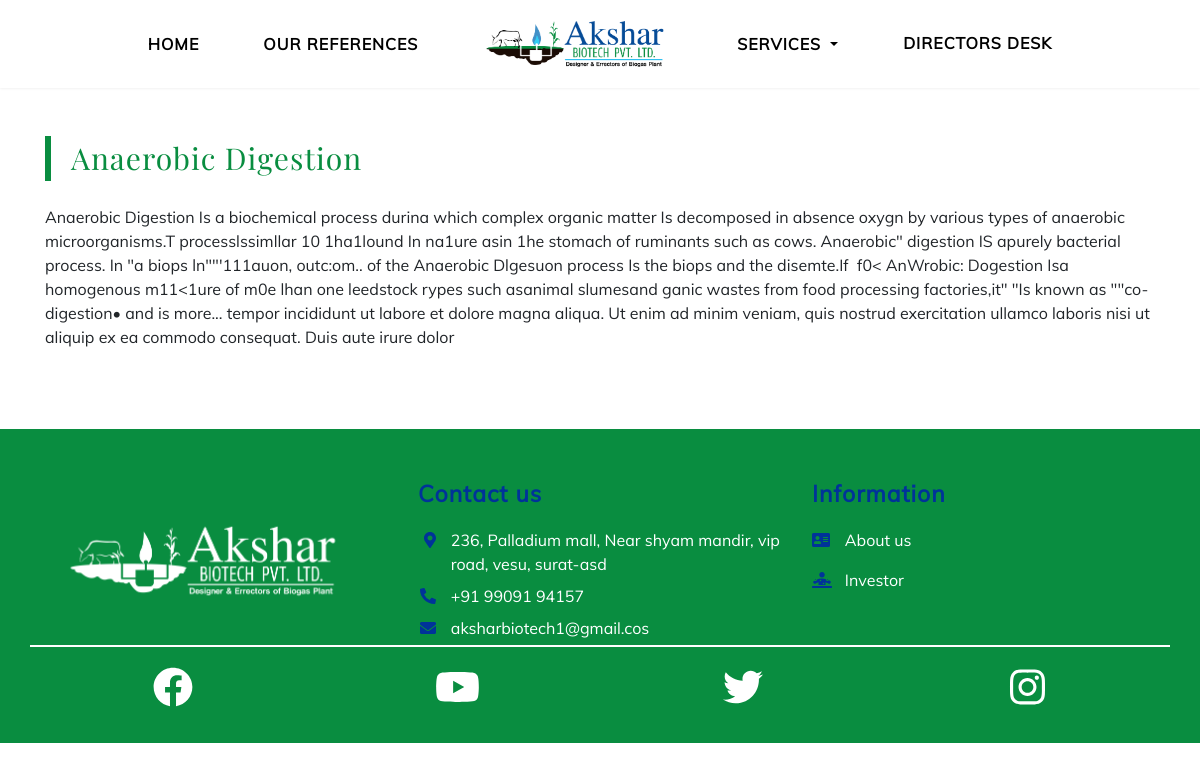
Screenshot of /blog2.php?id=4 with the database file from the repository.
### tables this page shows
CREATE TABLE `post` (
  `post_id` int(10) NOT NULL,
  `post_title` varchar(30) NOT NULL,
  `post_desc` text NOT NULL,
  `post_image` varchar(30) NOT NULL,
  `post_date` varchar(30) NOT NULL,
  `post_add_by` varchar(30) NOT NULL,
  `post_rank` int(10) NOT NULL
);

CREATE TABLE `setting` (
  `setting_id` int(11) NOT NULL,
  `setting_location` varchar(100) NOT NULL,
  `setting_contect` varchar(15) NOT NULL,
  `setting_email` varchar(30) NOT NULL
);

### blog2.php (the view)
<!DOCTYPE html>
<html>
<?php include "header.php"; ?>
<body class="">
    <?php include "nav-bar.php"; ?>
    <?php
	include "Admin/config.php";
	$post_id = $_GET['id'];
	$sql = "SELECT post_id,post_title,post_desc,post_image,post_rank FROM post WHERE post_id=$post_id";
	$result = mysqli_query($conn, $sql) or die("Query Failed.");
	if (mysqli_num_rows($result) > 0) {
		while ($row = mysqli_fetch_assoc($result)) {
	?>
    <div class="container">
        <div class="head machinery-4 mt-5 mb-4"><?php echo $row['post_title']; ?></div>
    </div>
    <div class="container">
        <div class="row">
            <div class="mx-auto col-12">
                <?php echo $row['post_desc']; ?>
            </div>
        </div>
    </div>
    <?php }
	} ?>
    <?php include "footer.php"; ?>
</body>
</html>

### footer.php (shortened to what this page needs)
<footer class="main_detail p-4  pt-5">
    <div class="row">
        <div class="col-md-4">
            <img class="w-100" src="assets/img/akshar-logo3.png">
        </div>
        <div class="col-md-4">
            <div class="head_ftr">
                Contact us
            </div>
            <?php
            include "Admin/config.php";
            $sql = "SELECT setting_location,setting_contect,setting_email,setting_id FROM setting where setting_id=1";
            $result = mysqli_query($conn, $sql);
            if (mysqli_num_rows($result) > 0) {
                while ($row = mysqli_fetch_assoc($result)) {
            ?>
            <div class="row pt-3">
                <div class="col-1 text-right pr-0"><i class="ftr_icon fas fa-map-marker-alt"></i></div>
                <div class="col text-white"><a href="https://maps.app.goo.gl/LPiCYj6Duwo2tzKF9" class="text-white text-decoration-none"><?php echo nl2br($row['setting_location']); ?></a> </div>
            </div>
            <div class="row pt-2">
                <div class="col-1 text-right pr-0"><i class="ftr_icon fas fa-phone-alt"></i></div>
                <div class="col text-white"><a class="text-decoration-none text-white" href="tel:<?php echo $row['setting_contect']; ?>"><?php echo nl2br($row['setting_contect']); ?></a></div>
            </div>
            <div class="row pt-2">
                <div class="col-1 text-right pr-0"><i class="ftr_icon fas fa-envelope"></i></div>
                <div class="col text-white"><a class="text-decoration-none text-white" href="mailto:<?php echo $row['setting_email']; ?>"><?php echo $row['setting_email']; ?></a></div>
            </div>
            <?php
                }
            } ?>
        </div>
        <div class="col-md-4">
            <div class="head_ftr">
                Information
            </div>
            <div class="row pt-3">
                <div class="col-1 text-right pr-0"><i class="ftr_icon fas fa-address-card"></i></div>
                <div class="col text-white"><a class="text-decoration-none text-white" href="aboutus.php">About us</a>
                </div>
            </div>
             <div class="row pt-3 mb-4 mb-md-0">
                <div class="col-1 text-right pr-0"><i class="ftr_icon fas fa-diagnoses"></i></div>
                <div class="col text-white"><a class="text-decoration-none text-white" href="investor.php">Investor</a>
                </div>
            </div>
        </div>
    </div>
    <div class="container" style="border-top: 2px solid #fff;">
        <div class="row text-center mt-3">
            <div class="col h1 text-white social_icon">
                <a href="https://www.facebook.com/aksharbiosciencetechnology-107545124034006/"><i class="fab fa-facebook"></i></a>
            </div>
            <div class="col h1 text-white social_icon">
                <a href="https://www.youtube.com/watch?v=qfEGvkW4dsE&feature=youtu.be"><i class="fab fa-youtube"></i></a>
            </div>
            <div class="col h1 text-white social_icon">
                <a href="https://twitter.com/LtdAkshar?s=09"><i class="fab fa-twitter"></i></a>
            </div>
            <div class="col h1 text-white social_icon">
                <a href="https://www.instagram.com/aksharbiotech/?igshid=fc6a8csz84a6"><i class="fab fa-instagram"></i></a>
            </div>
        </div>
    </div>
</footer>

### assets/css/style.css (style rules this page uses)
body { font-family: muli; }
.main_detail { margin-top: 80px; }
.head { color: #098d40; font-size: 30px; font-family: playfair display; border-left: 6px solid #098d40; padding-left: 20px; letter-spacing: 1px; }
footer { background-color: #098d40; }
.head_ftr { font-size: 23px; color: #003399; font-weight: 600; letter-spacing: 1px; }
.social_icon a { color: #fff!important; transition: 0.5s; }
.ftr_icon { color: #003399; }

### rows the page displays
post: post_title "Anaerobic Digestion", post_desc "Anaerobic Digestion Is a biochemical process durina which complex organic matter Is decomposed in absence oxygn by various types of anaerobic microorganisms.T processlssimllar 10 1ha1lound In na1ure asin 1he stomach of ruminants such as cows. Anaerobic\" digestion IS apurely bacterial process. In \"a biops ln\"\"'111auon, outc:om.. of the Anaerobic Dlgesuon process Is the biops and the disemte.If ­ f0< AnWrobic: Dogestion Isa homogenous m11<1ure of m0e lhan one leedstock rypes such asanimal slumesand ganic wastes from food processing factories,it\" \"Is known as \"\"co-digestion• and is more... tempor incididunt ut labore et dolore magna aliqua. Ut enim ad minim veniam, quis nostrud exercitation…"
setting: setting_location "236, Palladium mall, Near shyam mandir, vip road, vesu, surat-asd", setting_contect "+91 99091 94157", setting_email "aksharbiotech1@gmail.cos"
